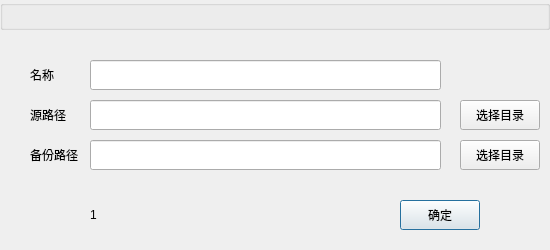
<?xml version="1.0" encoding="UTF-8"?>
<ui version="4.0">
 <class>InputBakPathWindow</class>
 <widget class="QDialog" name="InputBakPathWindow">
  <property name="geometry">
   <rect>
    <x>0</x>
    <y>0</y>
    <width>550</width>
    <height>250</height>
   </rect>
  </property>
  <property name="windowTitle">
   <string>Dialog</string>
  </property>
  <widget class="TitleBar" name="titleBar">
   <property name="geometry">
    <rect>
     <x>0</x>
     <y>0</y>
     <width>550</width>
     <height>30</height>
    </rect>
   </property>
   <property name="title">
    <string/>
   </property>
  </widget>
  <widget class="QLineEdit" name="nameLineEdit">
   <property name="geometry">
    <rect>
     <x>90</x>
     <y>60</y>
     <width>351</width>
     <height>30</height>
    </rect>
   </property>
  </widget>
  <widget class="QLineEdit" name="srcPathLineEdit">
   <property name="geometry">
    <rect>
     <x>90</x>
     <y>100</y>
     <width>351</width>
     <height>30</height>
    </rect>
   </property>
  </widget>
  <widget class="QLineEdit" name="dstPathLineEdit">
   <property name="geometry">
    <rect>
     <x>90</x>
     <y>140</y>
     <width>351</width>
     <height>30</height>
    </rect>
   </property>
  </widget>
  <widget class="QPushButton" name="okButton">
   <property name="geometry">
    <rect>
     <x>400</x>
     <y>200</y>
     <width>80</width>
     <height>30</height>
    </rect>
   </property>
   <property name="text">
    <string>确定</string>
   </property>
  </widget>
  <widget class="QLabel" name="label">
   <property name="geometry">
    <rect>
     <x>30</x>
     <y>60</y>
     <width>54</width>
     <height>30</height>
    </rect>
   </property>
   <property name="text">
    <string>名称</string>
   </property>
  </widget>
  <widget class="QLabel" name="label_2">
   <property name="geometry">
    <rect>
     <x>30</x>
     <y>100</y>
     <width>54</width>
     <height>30</height>
    </rect>
   </property>
   <property name="text">
    <string>源路径</string>
   </property>
  </widget>
  <widget class="QLabel" name="label_3">
   <property name="geometry">
    <rect>
     <x>30</x>
     <y>140</y>
     <width>54</width>
     <height>30</height>
    </rect>
   </property>
   <property name="text">
    <string>备份路径</string>
   </property>
  </widget>
  <widget class="QPushButton" name="selectSrcPathButton">
   <property name="geometry">
    <rect>
     <x>460</x>
     <y>100</y>
     <width>80</width>
     <height>30</height>
    </rect>
   </property>
   <property name="text">
    <string>选择目录</string>
   </property>
  </widget>
  <widget class="QPushButton" name="selectDstPathButton">
   <property name="geometry">
    <rect>
     <x>460</x>
     <y>140</y>
     <width>80</width>
     <height>30</height>
    </rect>
   </property>
   <property name="text">
    <string>选择目录</string>
   </property>
  </widget>
  <widget class="QLabel" name="hintLabel">
   <property name="geometry">
    <rect>
     <x>90</x>
     <y>200</y>
     <width>120</width>
     <height>30</height>
    </rect>
   </property>
   <property name="text">
    <string>1</string>
   </property>
  </widget>
 </widget>
 <customwidgets>
  <customwidget>
   <class>TitleBar</class>
   <extends>QGroupBox</extends>
   <header location="global">src/utils/widget/titlebar.h</header>
   <container>1</container>
  </customwidget>
 </customwidgets>
 <resources/>
 <connections/>
</ui>
